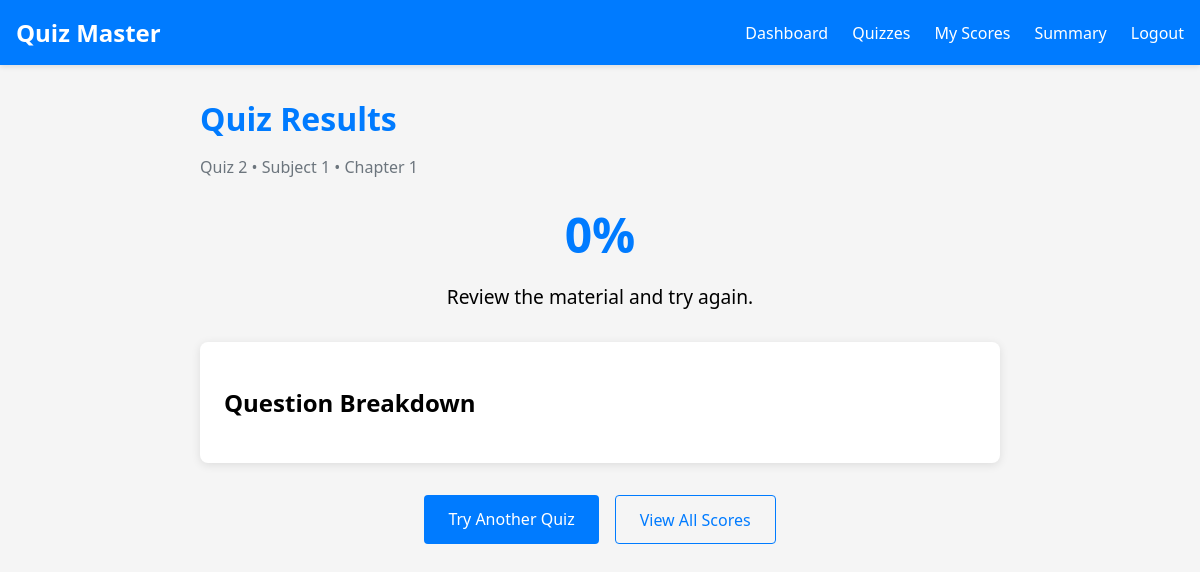
The page /quiz/2/results (signed in) on the database its author committed.
### app.py (models this page shows)
class Quiz(db.Model):
    q_id = db.Column(db.Integer, primary_key = True)
    c_id = db.Column(db.Integer, db.ForeignKey("chapter.c_id"), nullable = False)
    title = db.Column(db.String(200), nullable = False)
    q_date = db.Column(db.DateTime, default = datetime.now)
    duration = db.Column(db.String(8))
    remarks = db.Column(db.Text)
    scores = db.relationship('Score', backref='quiz')
    questions = db.relationship('Question', backref='quiz')

class Subject(db.Model):
    s_id = db.Column(db.Integer, primary_key = True)
    name = db.Column(db.String(200), nullable = False)
    description = db.Column(db.Text)
    chapters = db.relationship('Chapter', backref='subject')

class Chapter(db.Model):
    c_id = db.Column(db.Integer, primary_key = True)
    s_id = db.Column(db.Integer, db.ForeignKey("subject.s_id"), nullable = False)
    name = db.Column(db.String(200), nullable = False)
    description = db.Column(db.Text)
    quizzes = db.relationship('Quiz', backref='chapter')

### app.py (the view)
@app.route('/quiz/<int:q_id>/results')
def quiz_results(q_id):
    user_id = request.cookies.get('user_id')
    if not user_id:
        return redirect('/login')
    score = Score.query.filter_by(u_id=user_id, q_id=q_id).first()
    if not score:
        return redirect(f'/quiz/{q_id}/start')
    questions = Question.query.filter_by(q_id=q_id).all()
    return render_template('quiz_res.html', quiz=Quiz.query.get(q_id), score=score.score, questions=questions)

### templates/quiz_res.html (shortened to what this page needs)
<!DOCTYPE html>
<html lang="en">
<head>
</head>
<body>
    <header>
        <div class="header-content">
            <div class="logo">Quiz Master</div>
            <nav>
                <ul>
                    <li><a href="/user/dashboard">Dashboard</a></li>
                    <li><a href="/user/quizzes">Quizzes</a></li>
                    <li><a href="/user/scores">My Scores</a></li>
                    <li><a href="/user/scores/summary">Summary</a></li>
                    <li><a href="/logout">Logout</a></li>
                </ul>
            </nav>
        </div>
    </header>
    <div class="container">
        <h1>Quiz Results</h1>
        <div class="quiz-meta">
            {{ quiz.title }} • {{ quiz.chapter.subject.name }} • {{ quiz.chapter.name }}
        </div>
        <div class="result-summary">
            <div class="score-display">{{ score }}%</div>
            <div class="score-message">
                {% if score >= 80 %}
                    Excellent work! You've mastered this material.
                {% elif score >= 60 %}
                    Good job! You have a solid understanding.
                {% elif score >= 40 %}
                    Keep practicing! You're getting there.
                {% else %}
                    Review the material and try again.
                {% endif %}
            </div>
        </div>
        <div class="card">
            <h2>Question Breakdown</h2>
        </div>
        <div class="actions">
            <a href="/user/quizzes" class="btn btn-primary">Try Another Quiz</a>
            <a href="/user/scores" class="btn btn-outline">View All Scores</a>
        </div>
    </div>
</body>
</html>

### templates/quiz_res.html (style rules this page uses)
body { font-family: Segoe UI, Tahoma, Geneva, Verdana, sans-serif; margin: 0; padding: 0; background-color: #f5f5f5; }
header { background-color: #007BFF; color: white; padding: 1rem; box-shadow: 0 2px 5px #0000001a; }
.header-content { max-width: 1200px; margin: 0 auto; display: flex; justify-content: space-between; align-items: center; }
.logo { font-size: 1.5rem; font-weight: bold; }
nav ul { list-style: none; display: flex; margin: 0; padding: 0; }
nav ul li { margin-left: 1.5rem; }
nav ul li a { color: white; text-decoration: none; }
.container { max-width: 800px; margin: 2rem auto; padding: 0 1rem; }
h1 { color: #007BFF; margin-bottom: 1rem; }
.quiz-meta { color: #6c757d; margin-bottom: 1.5rem; }
.result-summary { text-align: center; margin-bottom: 2rem; }
.score-display { font-size: 3rem; font-weight: bold; color: #007BFF; margin: 1rem 0; }
.score-message { font-size: 1.2rem; margin-bottom: 1.5rem; }
.card { background: white; border-radius: 8px; padding: 1.5rem; box-shadow: 0 2px 10px #0000001a; margin-bottom: 1.5rem; }
.actions { display: flex; justify-content: center; gap: 1rem; margin-top: 2rem; }
.btn { padding: 0.8rem 1.5rem; border-radius: 4px; text-decoration: none; font-weight: 500; }
.btn-primary { background-color: #007BFF; color: white; }
.btn-outline { background-color: transparent; border: 1px solid #007BFF; color: #007BFF; }

### rows shown on the page
Quiz: title "Quiz 2"
Subject: chapter.subject.name "Subject 1"
Chapter: chapter.name "Chapter 1"

### other values the page prints
{{ score }} "0"
